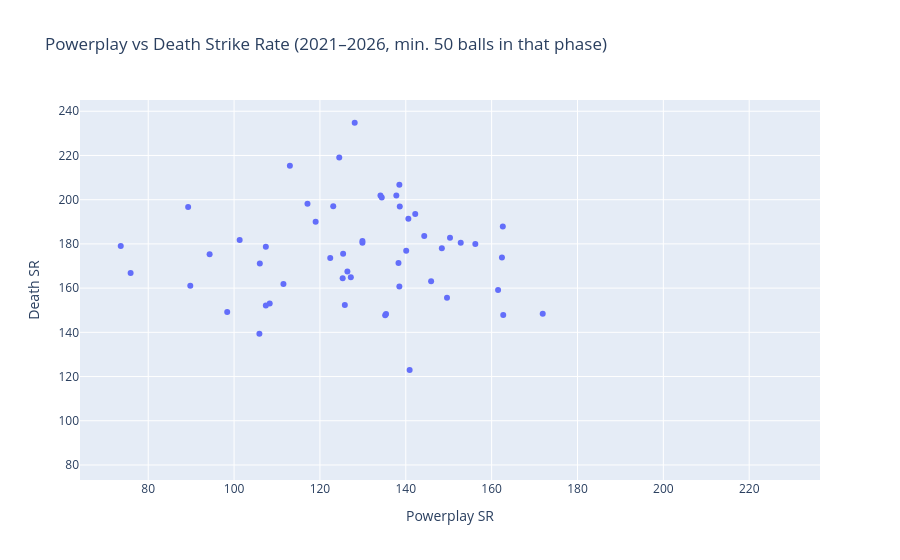

The code cell stored with this chart in its notebook:
### Code cell
import plotly.express as px

# Outer merge — a batsman appears if they qualified in EITHER phase (not both required)
# Tim David appears with a death_sr but no pp_sr
# Suryavanshi appears with a pp_sr but no death_sr
pp_plot    = powerplay[["batter", "strike_rate"]].rename(columns={"strike_rate": "pp_sr"})
death_plot = death[["batter", "strike_rate", "avg_position"]].rename(columns={"strike_rate": "death_sr"})
plot_df    = pp_plot.merge(death_plot, on="batter", how="outer")

fig = px.scatter(
    plot_df,
    x="pp_sr",
    y="death_sr",
    hover_name="batter",
    hover_data={"avg_position": True},
    labels={"pp_sr": "Powerplay SR", "death_sr": "Death SR"},
    title="Powerplay vs Death Strike Rate (2021–2026, min. 50 balls in that phase)"
)

fig.show()

### Figure 1 — Plotly figure (JSON) as saved in the notebook; plotly's stock layout.template omitted (floating-point values rounded to 4 significant figures; data arrays with more than 128 entries replaced by an {"elided": "..."} marker saying what was removed)
{"data": [{"customdata": {"elided": "151x1 float values"}, "hovertemplate": "<b>%{hovertext}</b><br><br>Powerplay SR=%{x}<br>Death SR=%{y}<br>avg_position=%{customdata[0]}<extra></extra>", "hovertext": {"elided": "151 str values"}, "legendgroup": "", "marker": {"color": "#636efa", "symbol": "circle"}, "mode": "markers", "name": "", "orientation": "v", "showlegend": false, "type": "scatter", "x": {"elided": "151 float values"}, "xaxis": "x", "y": {"elided": "151 float values"}, "yaxis": "y"}], "layout": {"legend": {"tracegroupgap": 0}, "title": {"text": "Powerplay vs Death Strike Rate (2021–2026, min. 50 balls in that phase)"}, "xaxis": {"anchor": "y", "domain": [0.0, 1.0], "title": {"text": "Powerplay SR"}}, "yaxis": {"anchor": "x", "domain": [0.0, 1.0], "title": {"text": "Death SR"}}}}
